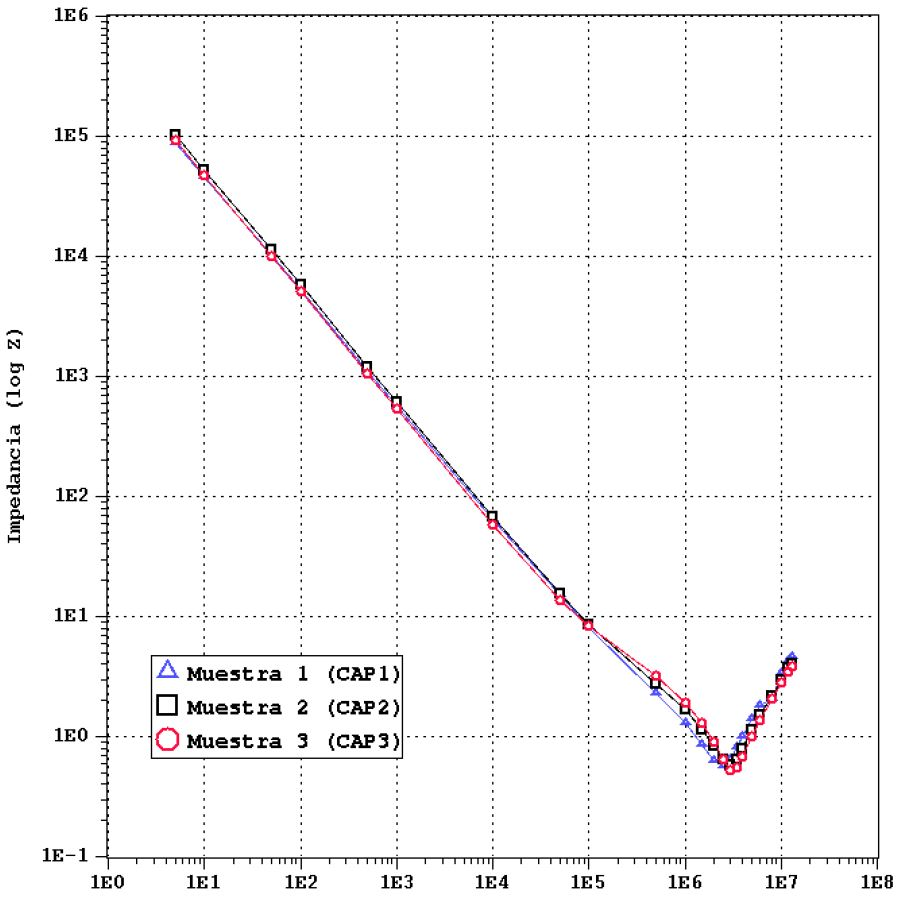
#> input picture Phisic_Desing/Capacitor/img/cap.JPG, 902 x 898 px
$ python cap2.py
#> lines starting #> are read from the running program, lines starting #| are printed output that depends on the picture; after the words box and inside, x2 and y2 are one past the last pixel; in counts of white or black regions, pixels touching at a corner belong together
import cv2
import numpy as np

button = [20,60,50,250]

def nothing(x):
    pass

def process_click(event, x, y,flags, params):
    # check if the click is within the dimensions of the button
    if event == cv2.EVENT_LBUTTONDOWN:
        if y > button[0] and y < button[1] and x > button[2] and x < button[3]:
            print('Clicked on Button!')

blank = np.zeros((1,1,1), np.uint8)
# Create a black image, a window
img = cv2.imread('img//cap.JPG', 1)
#> img is the input picture: shape (898, 902, 3); mean B, G, R 247.2, 246.8, 247.5
hsv = cv2.cvtColor(img, cv2.COLOR_BGR2HSV)
#> hsv: shape (898, 902, 3); mean H, S, V 4.3, 1.6, 247.8
#img = np.zeros((300,512,3), np.uint8)

cv2.namedWindow('image', cv2.WINDOW_NORMAL)
cv2.resizeWindow('image', 700, 400)
cv2.namedWindow('image2')
cv2.namedWindow('image3')

# create trackbars for color change
cv2.createTrackbar('H1','image',0,179,nothing)
cv2.createTrackbar('S1','image',0,255,nothing)
cv2.createTrackbar('V1','image',0,255,nothing)
cv2.createTrackbar('H2','image',0,179,nothing)
cv2.createTrackbar('S2','image',0,255,nothing)
cv2.createTrackbar('V2','image',0,255,nothing)


cv2.setMouseCallback('image',process_click)
control_image = np.zeros((80,300), np.uint8)
control_image[button[0]:button[1],button[2]:button[3]] = 180
cv2.putText(control_image, 'Button',(100,50),cv2.FONT_HERSHEY_PLAIN, 2,(0),3)
cv2.imshow('image', control_image)
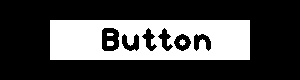
#> window 'image': shape (80, 300); values 0 (black) and 180 (white), 28.6% white; 4 white regions (1 under 20 px), largest, box (x1, y1, x2, y2) and area: (50, 20, 250, 60) 6783, (107, 41, 114, 46) 33, (179, 39, 186, 46) 29

while(1):
    k = cv2.waitKey(1) & 0xFF
#> (key Esc is pressed here)
    if k == 27:
        break


    h1 = cv2.getTrackbarPos('H1','image')
    s1 = cv2.getTrackbarPos('S1','image')
    v1 = cv2.getTrackbarPos('V1','image')
    h2 = cv2.getTrackbarPos('H2', 'image')
    s2 = cv2.getTrackbarPos('S2', 'image')
    v2 = cv2.getTrackbarPos('V2', 'image')


    lower_blue = np.array([h1, s1, v1])
    upper_blue = np.array([h2, s2, v2])

    mask = cv2.inRange(hsv, lower_blue, upper_blue)
    result = cv2.bitwise_and(img, img, mask=mask)
    cv2.imshow('image2', result)
    cv2.imshow('image3', mask)


cv2.destroyAllWindows()
